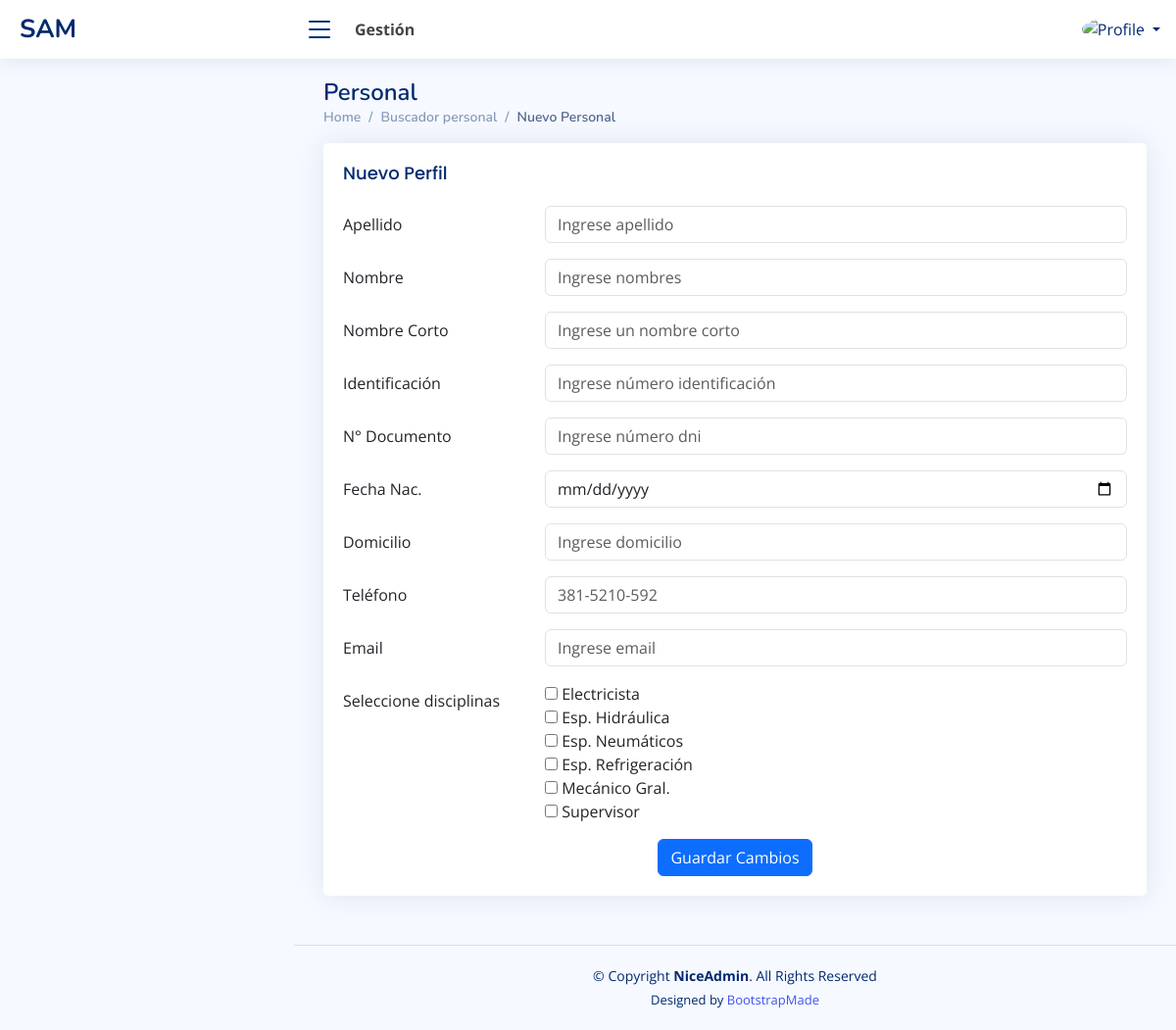
The app's page /addpersonal.php (signed in), older data.
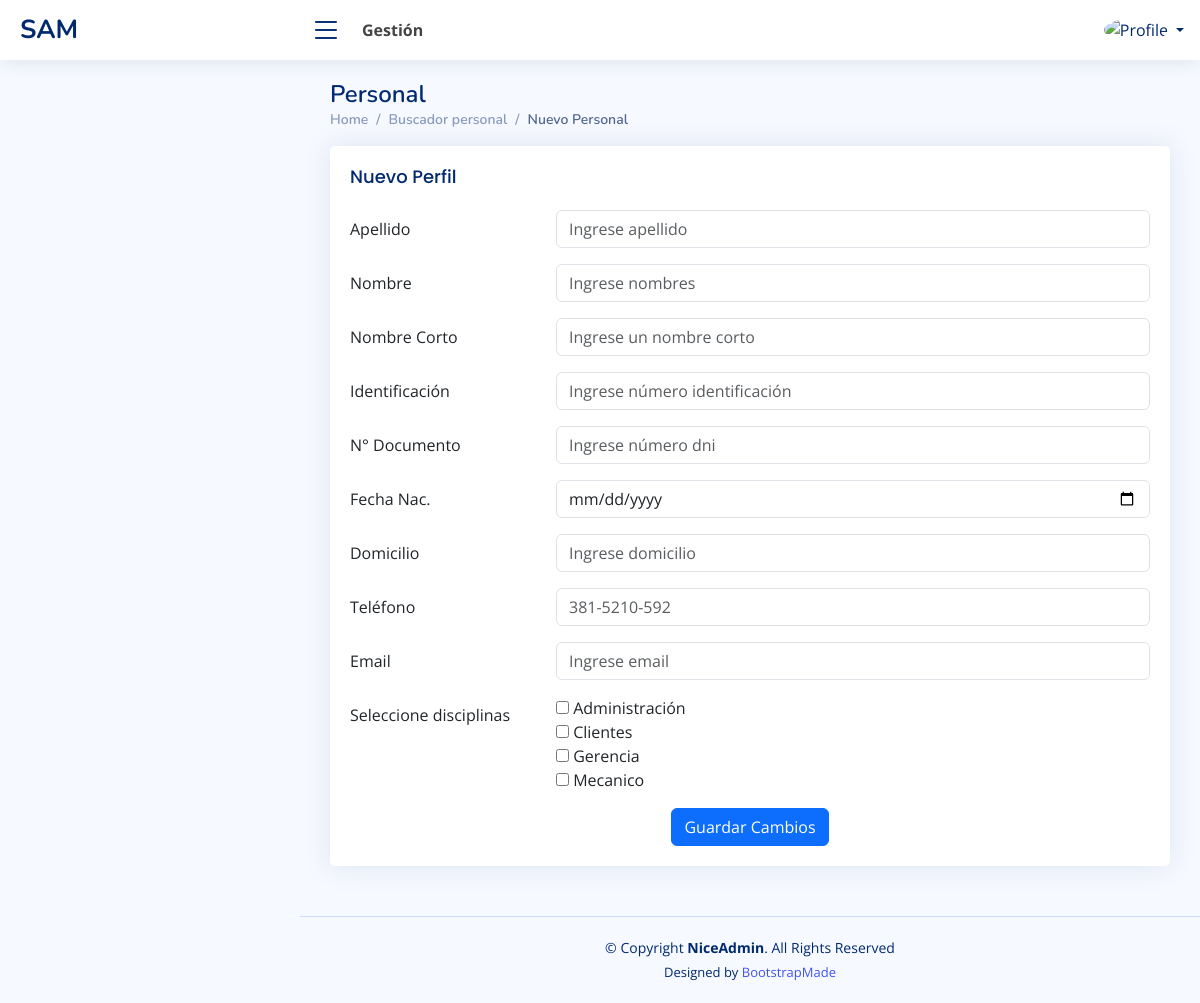
The same page, newer data.
### tables this page shows
CREATE TABLE `disciplinas` (
  `iddisciplina` int(11) NOT NULL AUTO_INCREMENT,
  `disciplina` varchar(30) DEFAULT NULL,
  `observacion` varchar(100) DEFAULT NULL,
  `accion` varchar(1) DEFAULT NULL,
  `idempleadoaccion` int(11) DEFAULT NULL,
  `fechaaccion` datetime DEFAULT NULL,
  PRIMARY KEY (`iddisciplina`)
);

### addpersonal.php (the view, shortened to what the changed rows need)
<!DOCTYPE html>
<html lang="en">
<head>
  <link href="assets/vendor/bootstrap/css/bootstrap.min.css" rel="stylesheet">
  <link href="assets/vendor/bootstrap-icons/bootstrap-icons.css" rel="stylesheet">
  <link href="assets/vendor/boxicons/css/boxicons.min.css" rel="stylesheet">
  <link href="assets/vendor/quill/quill.snow.css" rel="stylesheet">
  <link href="assets/vendor/quill/quill.bubble.css" rel="stylesheet">
  <link href="assets/vendor/remixicon/remixicon.css" rel="stylesheet">
  <link href="assets/vendor/simple-datatables/style.css" rel="stylesheet">
  <link href="assets/css/style.css" rel="stylesheet">
</head>
<body>
  <main id="main" class="main">
    <div class="pagetitle">
      <h1>Personal</h1>
    </div>
    <section class="section">
      <div class="row">
        <div class="col-lg-12">
          <div class="card">
            <div class="card-body">
                  <form action="" method="get">
                    <div class="row mb-3">
                      <div class="col-md-8 col-lg-9">
                        <?php
                          $sql = "SELECT a.`iddisciplina`,a.`disciplina`
                                  FROM disciplinas a
                                  WHERE a.`accion`!='B'
                                  ORDER BY a.`disciplina`;";
                          $con=conectar();
                          $result = $con->query($sql);
                          if (!$result)
                          {
                            die('Invalid query: ' . $mysqli->error);
                          }
                          else
                          {
                            while($row = mysqli_fetch_array($result))
                            {
                              $encontrado=false;
                              if ($encontrado==true)
                              {
                                echo "
                                      <input type='checkbox' id='op' name='lsdisciplinas[]' value='".$row['iddisciplina']."' checked>
                                      <label for='op'>".$row['disciplina']."</label><br>
                                    ";
                              }
                              else
                              {
                                echo "
                                      <input type='checkbox' id='op' name='lsdisciplinas[]' value='".$row['iddisciplina']."'>
                                      <label for='op'>".$row['disciplina']."</label><br>
                                    ";
                              }
                            }
                          }
                        ?>
                      </div>
                    </div>
                  </form>
            </div>
          </div>
        </div>
      </div>
    </section>
  </main>
</body>
</html>

Row changes from the older to the newer data that the page shows:
removed disciplinas: disciplina "Esp. Hidráulica"
removed disciplinas: disciplina "Esp. Neumáticos"
removed disciplinas: disciplina "Esp. Refrigeración"
removed disciplinas: disciplina "Mecánico Gral."
added disciplinas: disciplina "Administración"
added disciplinas: disciplina "Clientes"
changed disciplinas: disciplina "Supervisor" → "Gerencia"; moves up the list
changed disciplinas: disciplina "Electricista" → "Mecanico"
